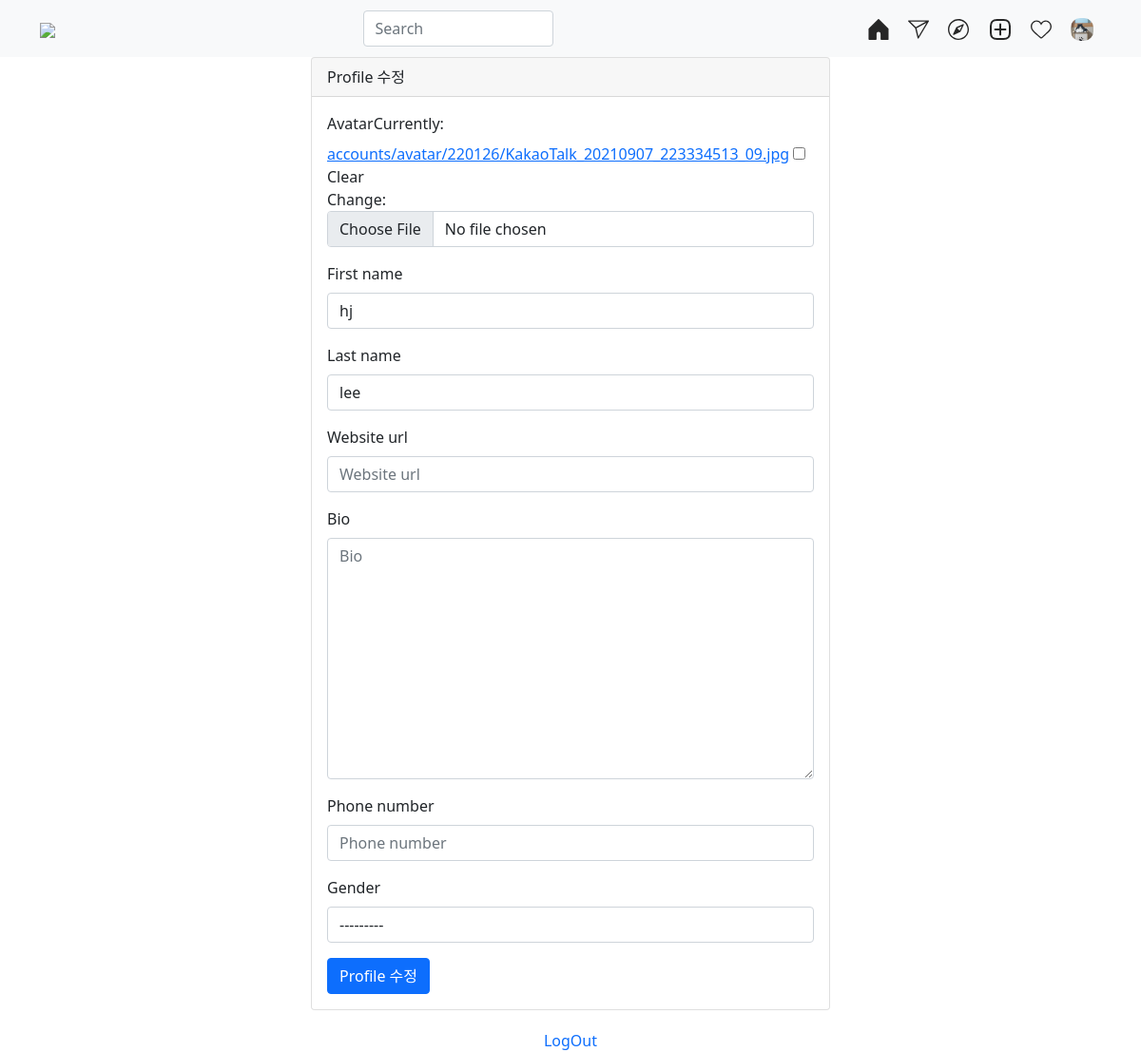
The page /accounts/edit/ (signed in) on the database its author committed.
### accounts/models.py (models this page shows, shortened)
class User(AbstractUser):
    class GenderChoices(models.TextChoices):
        MALE = "M", "Male" # DB에 저장되는 값, 실제 값
        FEMAle = "F", "Female"
    follow_set = models.ManyToManyField("self", blank=True)
    following_set = models.ManyToManyField("self", blank=True)
    website_url = models.URLField(blank=True)
    bio = models.TextField(blank=True)
    phone_number = models.CharField(max_length=13, blank=True, validators=[RegexValidator(r"^010-?([0-9]{3,4})-?([0-9]{4})$")])
    gender = models.CharField(max_length=2, blank=True, choices=GenderChoices.choices)
    avatar = models.ImageField(blank=True, upload_to="accounts/avatar/%y%m%d") # 파일 업로드한 연/월/일 별로 폴더만들어서 저장
    @property
    def avatar_url(self):
        if self.avatar:
            return self.avatar.url
        else:
            return resolve_url("pydenticon_image", self.username)

### accounts/views.py (the view)
# urls.py: path('edit/', views.profile_edit, name='profile_edit'),
@login_required
def profile_edit(request):
    if request.method == 'POST':
        form = ProfileForm(request.POST, request.FILES, instance=request.user)
        if form.is_valid():
            form.save()
            messages.success(request, "프로필을 수정하였습니다.")
            return redirect("instagram:index")
    else:
        form = ProfileForm(instance=request.user)
    return render(request, "accounts/profile_edit_form.html", {
        'form' : form,
    })

### accounts/forms.py
class ProfileForm(forms.ModelForm):
    class Meta:
        model = User
        fields = ['avatar', 'first_name','last_name', 'website_url', 'bio', 'phone_number', 'gender']

### accounts/templates/accounts/profile_edit_form.html
{% extends "accounts/layout.html" %}
{% load bootstrap4 %}
{% block content %}
    <div class="container">
        <div class="row">
            <div class="col-sm-6 offset-sm-3">
                {% include "_form.html" with form_title="Profile 수정" submit_label="Profile 수정" %}
            </div>
            <div style="text-align: center; margin-top: 20px;">
                <a style="text-decoration:none;" href="{% url 'logout' %}">
                    LogOut
                </a>
            </div>
        </div>
    </div>
{% endblock %}

### dinstagram/templates/layout.html (shortened to what this page needs)
{% load static %}
<!DOCTYPE html>
<html lang="en">
<head>
    <link rel="stylesheet" href="{% static 'bootstrap-5.1.3-dist/css/bootstrap.min.css' %}"/>
    <link rel="stylesheet" href="//pro.fontawesome.com/releases/v5.10.0/css/all.css"/>
</head>
<body>
<nav class="navbar navbar-expand-lg navbar-light bg-light" style="width: 100%;height: 60px;">
    <div class="container">
        <a href="{% url 'instagram:index' %}">
        <img style="height: 30px; object-fit: contain"
             src="https://www.instagram.com/static/images/web/mobile_nav_type_logo-2x.png/1b47f9d0e595.png">
        </a>
    <input class="form-control" style="width: 200px" type="search" placeholder="Search" aria-label="Search">
    <div>
        <a class="p-2 text-dark text-decoration-none" href="{% url 'instagram:index' %}">
        </a>
        <a class="p-2 text-dark text-decoration-none" href="{% url 'instagram:index' %}">
        </a>
        <a class="p-2 text-dark text-decoration-none" href="{% url 'instagram:index' %}">
        </a>
        <a class="p-2 text-dark text-decoration-none" href="{% url 'instagram:post_new' %}">
        </a>
        <a class="p-2 text-dark text-decoration-none" href="{% url 'instagram:user_page' user %}">
        </a>
        <a class="p-2 text-dark text-decoration-none" href="{% url 'profile_edit' %}">
            <img src="{{ user.avatar_url }}" style="width:24px; height:24px; border-radius: 10px;"/>
        </a>
    </div>
  </div>
</nav>
{% block content %}
{% endblock %}
</body>
</html>

### dinstagram/templates/_form.html (shortened to what this page needs)
{% load bootstrap4 %}
<div class="card">
    {% if form_title %}
        <div class="card-header">
            {{ form_title }}
        </div>
    {% endif %}
    <div class="card-body">
        {% if form %}
            <form action="" method="POST" enctype="multipart/form-data">
                {% bootstrap_form form %}
                {% buttons %}
                <button type="submit" class="btn btn-primary">
                    {{ submit_label|default:"submit" }}
                </button>
                {% endbuttons %}
            </form>
        {% else %}
            <div class="alert alert-danger">
                Form을 지정해주세요!
            </div>
        {% endif %}
    </div>
</div>

### rows shown on the page
User: avatar_url (picture), first_name "hj", last_name "lee", gender "---------"

### other values the page prints
{{ submit_label|default:"submit" }} "Profile 수정"
